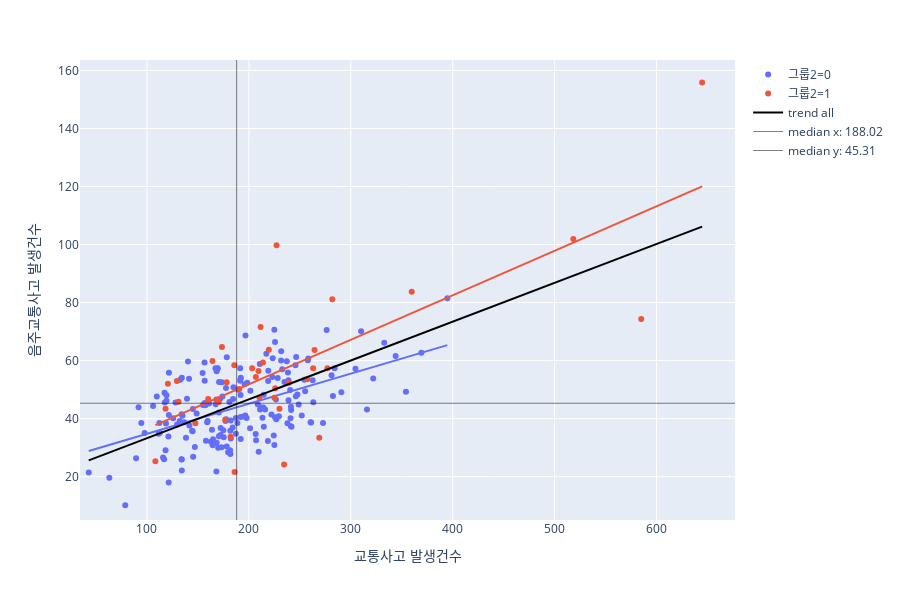

Notebook cell for this chart:
### Code cell
import plotly.express as px
import plotly.graph_objs as go
import statsmodels.api as sm #추가한 모튤

fig = px.scatter(df, x=x, y=y,
                 color="그룹2", hover_name='지역',trendline="ols") #color요소별로 회귀식 그려줌


""" 추가된 부분 """

# 전체 데이터에 대한 회귀식 구하기 (ols)
regline = sm.OLS(df[y],sm.add_constant(df[x])).fit().fittedvalues

# 전체 데이터에 대한 회귀선 그래프에 추가하기
fig.add_traces(go.Scatter(x=df[x], y=regline,
                          mode = 'lines',
                          marker_color='black',
                          name='trend all')
                          )
""""""""""""""

#x축 중앙값 그리기
fig.add_trace(
    go.Scatter(x=[df[x].median()]*2,
               y=[-10000,10000],
               name="median x: "+str(round(df[x].median(),2)),
               mode="lines",
               line = dict(color = ('rgb(0,0,0)'),width=0.5),
               visible=True,
              ))

#y축 중앙값 그리기
fig.add_trace(
    go.Scatter(x=[-10000,10000],
               y=[df[y].median()]*2,
               name="median y: "+str(round(df[y].median(),2)),
               mode="lines",
               line = dict(color = ('rgb(0,0,0)'),width=0.5),
               visible=True
              ))

#플롯 레이아웃(x범위, y범위) 설정
fig.update_xaxes(range=[df[x].min()*0.8, df[x].max()*1.05]) #min값 음수인지 아닌지 확인 후 범위 조절
fig.update_yaxes(range=[df[y].min()*0.5, df[y].max()*1.05]) #min값 음수인지 아닌지 확인 후 범위 조절

fig.show()

### Figure 1 — Plotly figure (JSON) as saved in the notebook; plotly's stock layout.template omitted (floating-point values rounded to 4 significant figures; data arrays with more than 128 entries replaced by an {"elided": "..."} marker saying what was removed)
{"data": [{"hoverlabel": {"namelength": 0}, "hovertemplate": "<b>%{hovertext}</b><br><br>그룹2=0<br>교통사고 발생건수=%{x}<br>음주교통사고 발생건수=%{y}", "hovertext": {"elided": "186 str values"}, "legendgroup": "그룹2=0", "marker": {"color": "#636efa", "symbol": "circle"}, "mode": "markers", "name": "그룹2=0", "showlegend": true, "type": "scatter", "x": {"elided": "186 float values"}, "xaxis": "x", "y": {"elided": "186 float values"}, "yaxis": "y"}, {"hoverlabel": {"namelength": 0}, "hovertemplate": "<b>OLS trendline</b><br>음주교통사고 발생건수 = 0.103673 * 교통사고 발생건수 + 24.403971<br>R<sup>2</sup>=0.275320<br><br>그룹2=0<br>교통사고 발생건수=%{x}<br>음주교통사고 발생건수=%{y} <b>(trend)</b>", "legendgroup": "그룹2=0", "marker": {"color": "#636efa", "symbol": "circle"}, "mode": "lines", "name": "그룹2=0", "showlegend": false, "type": "scatter", "x": {"elided": "186 float values"}, "xaxis": "x", "y": {"elided": "186 float values"}, "yaxis": "y"}, {"hoverlabel": {"namelength": 0}, "hovertemplate": "<b>%{hovertext}</b><br><br>그룹2=1<br>교통사고 발생건수=%{x}<br>음주교통사고 발생건수=%{y}", "hovertext": ["2015_경기도_여주시", "2015_경기도_포천시", "2015_경상남도_밀양시", "2015_경상남도_사천시", "2015_경상남도_의령군", "2015_경상북도_경주시", "2015_경상북도_고령군", "2015_경상북도_군위군", "2015_경상북도_김천시", "2015_경상북도_영천시", "2015_경상북도_청도군", "2015_경상북도_칠곡군", "2015_광주광역시_광산구", "2015_대구광역시_달성군", "2015_대구광역시_북구", "2015_대구광역시_서구", "2015_대구광역시_중구", "2015_대전광역시_대덕구", "2015_부산광역시_강서구", "2015_부산광역시_기장군", "2015_부산광역시_영도구", "2015_서울특별시_종로구", "2015_서울특별시_중구", "2015_울산광역시_북구", "2015_울산광역시_울주군", "2015_인천광역시_동구", "2015_전라남도_나주시", "2015_전라남도_영암군", "2015_전라남도_함평군", "2015_전라남도_해남군", "2015_전라북도_김제시", "2015_전라북도_익산시", "2015_전라북도_임실군", "2015_전라북도_정읍시", "2015_전라북도_진안군", "2015_충청남도_논산시", "2015_충청남도_서천군", "2015_충청남도_아산시", "2015_충청남도_청양군", "2015_충청북도_괴산군"], "legendgroup": "그룹2=1", "marker": {"color": "#EF553B", "symbol": "circle"}, "mode": "markers", "name": "그룹2=1", "showlegend": true, "type": "scatter", "x": [225.8, 277.1, 168.1, 173.6, 120.5, 281.9, 203.2, 160.1, 170.5, 219.6, 178.2, 263.1, 239.3, 190.6, 257.3, 264.5, 644.8, 269.1, 585.0, 182.1, 108.2, 359.8, 518.4, 230.0, 210.4, 186.0, 211.5, 227.2, 129.4, 130.9, 206.9, 209.5, 147.5, 213.9, 118.2, 225.1, 185.7, 234.6, 164.4, 176.8], "xaxis": "x", "y": [50.46, 57.38, 46.58, 64.73, 52.04, 81.17, 57.37, 46.75, 45.7, 63.76, 52.51, 57.35, 52.36, 50.24, 53.6, 63.62, 155.8, 33.39, 74.35, 33.78, 25.36, 83.7, 101.9, 43.39, 47.25, 21.63, 71.58, 99.74, 53.01, 45.86, 54.38, 56.39, 38.38, 59.31, 43.44, 47.2, 58.39, 24.22, 59.85, 39.63], "yaxis": "y"}, {"hoverlabel": {"namelength": 0}, "hovertemplate": "<b>OLS trendline</b><br>음주교통사고 발생건수 = 0.153326 * 교통사고 발생건수 + 21.160704<br>R<sup>2</sup>=0.547768<br><br>그룹2=1<br>교통사고 발생건수=%{x}<br>음주교통사고 발생건수=%{y} <b>(trend)</b>", "legendgroup": "그룹2=1", "marker": {"color": "#EF553B", "symbol": "circle"}, "mode": "lines", "name": "그룹2=1", "showlegend": false, "type": "scatter", "x": [108.2, 118.2, 120.5, 129.4, 130.9, 147.5, 160.1, 164.4, 168.1, 170.5, 173.6, 176.8, 178.2, 182.1, 185.7, 186.0, 190.6, 203.2, 206.9, 209.5, 210.4, 211.5, 213.9, 219.6, 225.1, 225.8, 227.2, 230.0, 234.6, 239.3, 257.3, 263.1, 264.5, 269.1, 277.1, 281.9, 359.8, 518.4, 585.0, 644.8], "xaxis": "x", "y": [37.76, 39.29, 39.64, 41.0, 41.24, 43.78, 45.71, 46.36, 46.94, 47.3, 47.78, 48.27, 48.48, 49.08, 49.64, 49.68, 50.38, 52.32, 52.88, 53.28, 53.41, 53.6, 53.95, 54.83, 55.68, 55.79, 55.99, 56.43, 57.13, 57.84, 60.62, 61.5, 61.71, 62.42, 63.65, 64.39, 76.33, 100.6, 110.9, 120.0], "yaxis": "y"}, {"marker": {"color": "black"}, "mode": "lines", "name": "trend all", "type": "scatter", "x": {"elided": "226 float values"}, "y": {"elided": "226 float values"}}, {"line": {"color": "rgb(0,0,0)", "width": 0.5}, "mode": "lines", "name": "median x: 188.02", "type": "scatter", "visible": true, "x": [188.0, 188.0], "y": [-10000, 10000]}, {"line": {"color": "rgb(0,0,0)", "width": 0.5}, "mode": "lines", "name": "median y: 45.31", "type": "scatter", "visible": true, "x": [-10000, 10000], "y": [45.31, 45.31]}], "layout": {"height": 600, "legend": {"tracegroupgap": 0}, "margin": {"t": 60}, "xaxis": {"anchor": "y", "domain": [0, 1], "range": [34.29, 677.1], "title": {"text": "교통사고 발생건수"}}, "yaxis": {"anchor": "x", "domain": [0, 1], "range": [5.072, 163.6], "title": {"text": "음주교통사고 발생건수"}}}}
